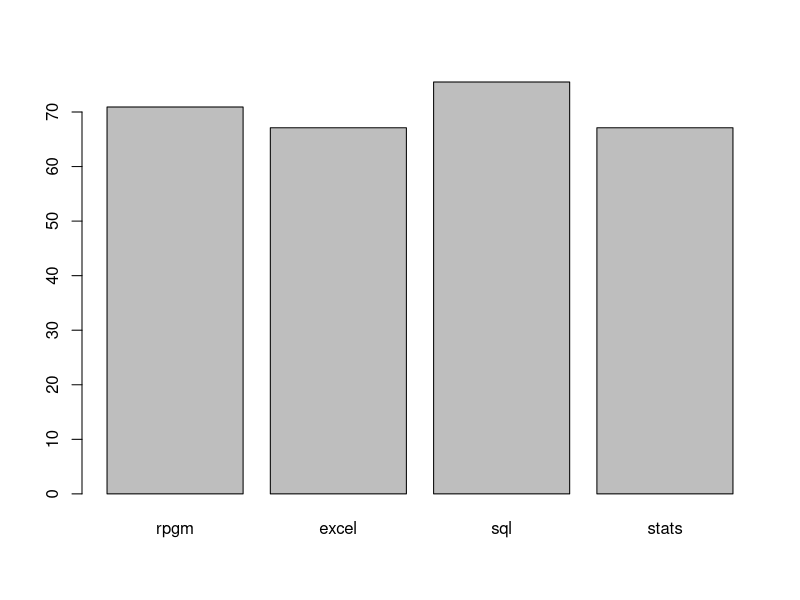

Generate this figure with R:
df3 = read.csv("./data/dsstudents2.csv",stringsAsFactors = F)
str(df3)
df3$dob = as.Date(df3$dob,format="%d-%b-%y")
head(df3$dob)
df3$age = round(difftime(Sys.Date(),df3$dob,units = 'weeks')/52)
head(df3$age)
sum(is.na(df3))
df3[!complete.cases(df3),]
colSums(is.na(df3))
df3$hostel[is.na(df3$hostel)] = names(table(sort(df3$hostel)))[1]
colSums(is.na(df3))
df3$fees[is.na(df3$fees)] = mean(df3$fees,na.rm = T)
colSums(is.na(df3))
df3$excel[is.na(df3$excel)] = mean(df3$excel,na.rm=T)
df3$sql[is.na(df3$sql)] = mean(df3$sql,na.rm=T)
colSums(is.na(df3))
df1 = data.frame(17000, 'Ramesh Singh', 'MSC','' ,TRUE, '1994-10-17', 50000,
      'ramesh@gmail.com','' , 'Delhi', '','' ,'' ,'')
str(df1)
colnames(df1) = colnames(df3[1:14])
df1
df1$dob = as.Date.factor(df1$dob)
head(df1$dob)
df1$age = round(difftime(Sys.Date(),df1$dob,units='weeks')/52)
df2 = rbind(df3,df1)
str(df2)
df2$excel = as.numeric(df2$excel)
str(df2)
df2$rpgm = as.numeric(df2$rpgm)
df2$sql = as.numeric(df2$sql)
df2$stats = as.numeric(df2$excel)
df2$gender = as.factor(df2$gender)
df2$course = as.factor(df2$course)
df2$hostel = as.logical(df2$hostel)
str(df2)
colSums(is.na(df2))
df2
df2$age = as.numeric(df2$age)
df2
df2$city[df2$city==''] = 'Delhi'
df2
df2$gender[df2$gender==''] = 'M'
df2
df2$excel[is.na(df2$excel)] = median(df2$excel,na.rm=T)
df2
df2$rpgm[is.na(df2$rpgm)] = median(df2$rpgm,na.rm=T)
df2
df2$sql[is.na(df2$sql)] = median(df2$sql,na.rm=T)
df2$stats[is.na(df2$stats)] = median(df2$stats,na.rm=T)
df2
df3a = df2
addmargins(as.matrix(df3a[,c('rpgm','excel','sql','stats')]),c(2,1,1),FUN = list('sum','mean','median'))
levels(df3a$gender)[1] = 'F'
levels(df3a$gender)
table(df3a$course,df3a$gender)
addmargins(table(df3a$course,df3a$gender),FUN=list('sum','sum'))
prop.table(table(df3a$course,df3a$gender))
df3a
df3a$average = round((df3a$rpgm+df3a$excel+df3a$sql+df3a$stats)/4)
df3a
for (i in 1:nrow(df3a)){
  if(df3a[i,'average'] > 70)
    {df3a[i,'grade'] = 'A'} 
  else if (df3a[i,'average'] >= 60 & df3a[i,'average'] <= 70 )
    {df3a[i,'grade'] = 'B'} 
  else if (df3a[i,'average'] < 60)
    {print(i)
    df3a[i,'grade'] = 'C'
    }
}
df3a
df3a$rank = rank(-df3a$average)
df3a
aggregate(df3a[,c('rpgm','excel','sql','stats')],by=list(df3a$course),FUN=mean)
split(df3a,df3a$course)
split(df3a,df3a$gender)
split(df3a,df3a$hostel)
df3a$bigd = runif(12,100,150)
df3a
df3a$bigs = scale(df3a$bigd,center = F)
df3a
df4 = df3a[,c('rpgm','excel','sql','stats')]
df4
g1 = colMeans(df4)
barplot(g1)
